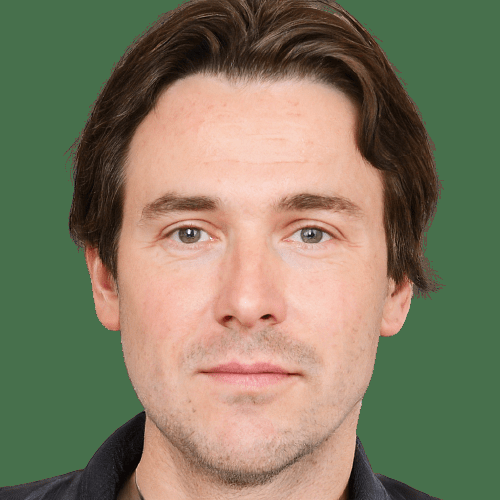
#> input picture Man-Face-PNG-HD-Image.png, 500 x 500 px, given in place of WhatsApp Image 2024-04-20 at 2.50.14 PM.jpeg, which was not available
$ python model.py
#> lines starting #> are read from the running program, lines starting #| are printed output that depends on the picture; after the words box and inside, x2 and y2 are one past the last pixel; in counts of white or black regions, pixels touching at a corner belong together; pictures that were not available may be replaced by others from this repository, and a replacement may not be noted
import cv2
import numpy as np

# Load the pre-trained face detection model
face_cascade = cv2.CascadeClassifier(cv2.data.haarcascades + 'haarcascade_frontalface_default.xml')

# Load the sample image of yourself
sample_image = cv2.imread('WhatsApp Image 2024-04-20 at 2.50.14 PM.jpeg')
#> sample_image is the input picture: shape (500, 500, 3); mean B, G, R 98.8, 123, 129.9
sample_gray = cv2.cvtColor(sample_image, cv2.COLOR_BGR2GRAY)
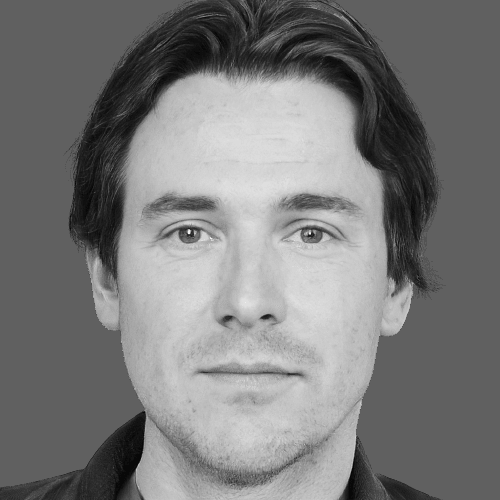
#> sample_gray: shape (500, 500); min 8, max 239, mean 122.5

# Extract features from the sample image
sample_face = face_cascade.detectMultiScale(sample_gray, scaleFactor=1.1, minNeighbors=5, minSize=(30, 30))
#> sample_face = [[81, 99, 339, 339]]
if len(sample_face) == 1:
    x, y, w, h = sample_face[0]
#> x = 81; y = 99; w = 339; h = 339
    sample_face_roi = sample_gray[y:y+h, x:x+w]
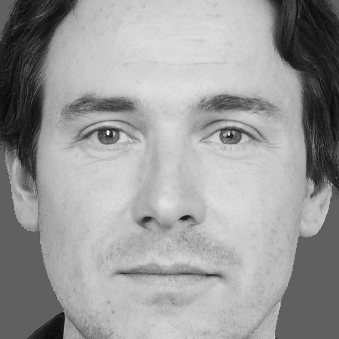
#> sample_face_roi: shape (339, 339); min 8, max 239, mean 155.2

# Start capturing video from the default camera (index 0)
cap = cv2.VideoCapture(0)

# Check if the camera is opened successfully
if not cap.isOpened():
    print("Error: Could not open camera.")
    exit()

# Continuously capture and process frames from the camera
while True:
    # Capture frame-by-frame
    ret, frame = cap.read()

    # Convert the frame to grayscale for face detection
    gray = cv2.cvtColor(frame, cv2.COLOR_BGR2GRAY)

    # Detect faces in the grayscale frame
    faces = face_cascade.detectMultiScale(gray, scaleFactor=1.1, minNeighbors=5, minSize=(30, 30))
#> faces = [[81, 99, 339, 339]]

    # Perform face recognition by comparing detected faces with the sample image
    for (x, y, w, h) in faces:
        face_roi = gray[y:y+h, x:x+w]

        # Compare the detected face with the sample face using histogram comparison
        if len(sample_face) == 1:
            # Compute histograms of the faces
            hist_sample = cv2.calcHist([sample_face_roi], [0], None, [256], [0, 256])
            hist_face = cv2.calcHist([face_roi], [0], None, [256], [0, 256])

            # Calculate the correlation between histograms
            correlation = cv2.compareHist(hist_sample, hist_face, cv2.HISTCMP_CORREL)

            # If correlation is high, it's likely the same person
            if correlation > 0.7:
                # Draw a rectangle around the detected face and display your name
                cv2.rectangle(frame, (x, y), (x+w, y+h), (255, 0, 0), 2)
                cv2.putText(frame, "VIgnesh", (x, y-10), cv2.FONT_HERSHEY_SIMPLEX, 0.9, (36,255,12), 2)
            else:
                # Draw a rectangle around the detected face and display "Unknown"
                cv2.rectangle(frame, (x, y), (x+w, y+h), (0, 0, 255), 2)
                cv2.putText(frame, "Unknown", (x, y-10), cv2.FONT_HERSHEY_SIMPLEX, 0.9, (0, 0, 255), 2)
#> this loop made 1 pass
#> (x, y, w, h, correlation) on pass 1: (81, 99, 339, 339, 1)
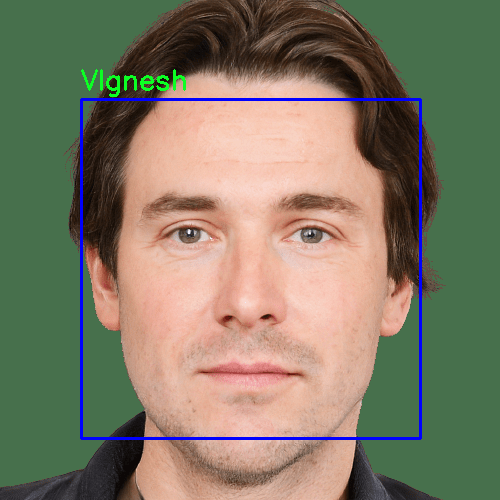
#> frame: shape (500, 500, 3); 1.96% of pixels changed, all inside (x1, y1, x2, y2) = (80, 69, 422, 440)

    # Display the processed frame with rectangles and names
    cv2.imshow('Face Recognition', frame)

    # Wait for the 'q' key to exit the loop
    if cv2.waitKey(1) & 0xFF == ord('q'):
#> (key q is pressed here)
        break

# Release the VideoCapture object and close all OpenCV windows
cap.release()
cv2.destroyAllWindows()
